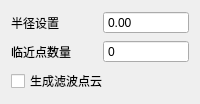
    <widget class="QWidget" name="page_5">
     <layout class="QVBoxLayout" name="verticalLayout_radiusSearch">
      <item>
       <layout class="QHBoxLayout" name="horizontalLayout_radius">
        <item>
         <widget class="QLabel" name="label_radius">
          <property name="text">
           <string>半径设置</string>
          </property>
         </widget>
        </item>
        <item>
         <widget class="QDoubleSpinBox" name="doubleSpinBox_radius">
          <property name="buttonSymbols">
           <enum>QAbstractSpinBox::ButtonSymbols::NoButtons</enum>
          </property>
          <property name="decimals">
           <number>2</number>
          </property>
         </widget>
        </item>
       </layout>
      </item>
      <item>
       <layout class="QHBoxLayout" name="horizontalLayout_radiusPoints">
        <item>
         <widget class="QLabel" name="label_radiusPoints">
          <property name="text">
           <string>临近点数量</string>
          </property>
         </widget>
        </item>
        <item>
         <widget class="QSpinBox" name="spinBox_radiusPoints">
          <property name="buttonSymbols">
           <enum>QAbstractSpinBox::ButtonSymbols::NoButtons</enum>
          </property>
         </widget>
        </item>
       </layout>
      </item>
      <item>
       <layout class="QHBoxLayout" name="horizontalLayout_check_radius">
        <item>
         <widget class="QCheckBox" name="checkBox_radius_enable">
          <property name="text">
           <string>生成滤波点云</string>
          </property>
         </widget>
        </item>
       </layout>
      </item>
     </layout>
    </widget>
